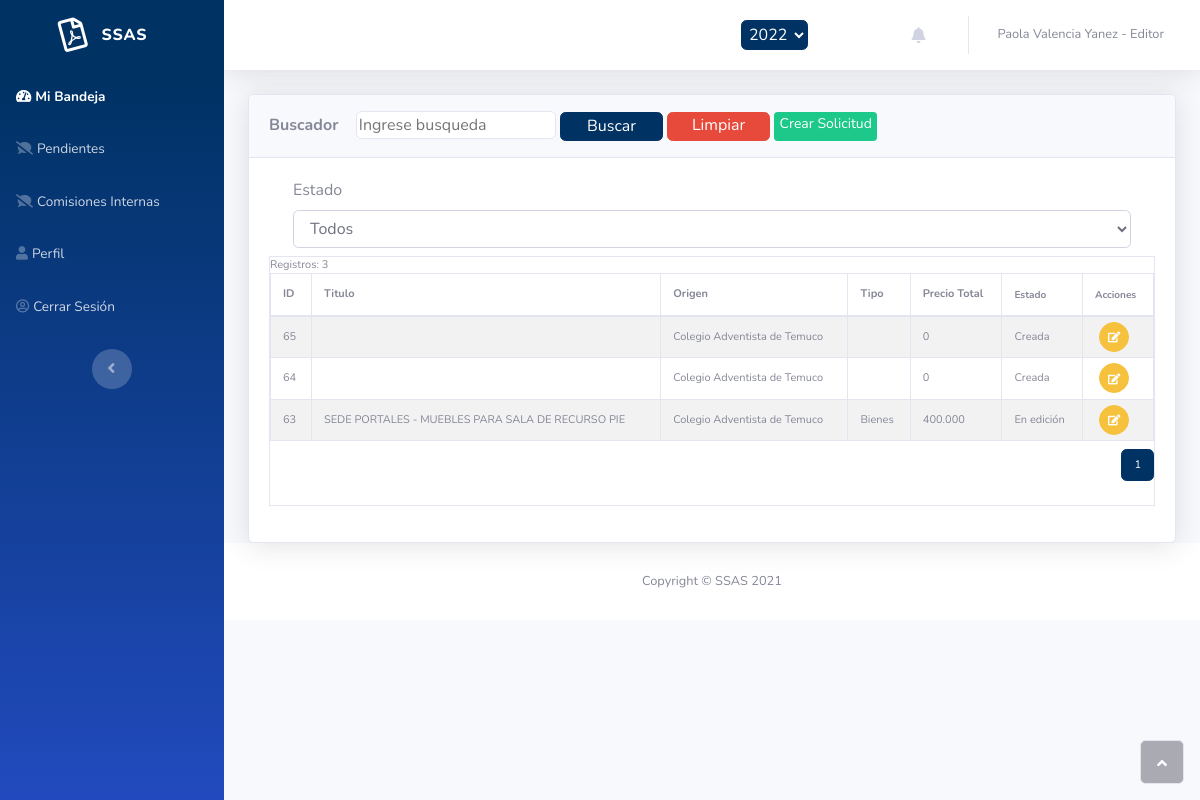
/Editor/inicio.php (signed in), run on the app's committed database.
### tables this page shows
CREATE TABLE `solicitudes` (
  `id` int(11) NOT NULL,
  `rut_creador` varchar(20) NOT NULL,
  `rbd_colegio` varchar(20) NOT NULL,
  `tipo` varchar(12) NOT NULL,
  `titulo` varchar(100) NOT NULL,
  `justificacion` varchar(500) NOT NULL,
  `precio_total` int(11) DEFAULT NULL,
  `id_estado_actual` int(11) NOT NULL,
  `fecha_hora` datetime NOT NULL DEFAULT CURRENT_TIMESTAMP,
  `voto_interno` varchar(20) DEFAULT NULL,
  `fecha_voto_interno` date DEFAULT NULL
);

CREATE TABLE `colegios` (
  `rbd` varchar(20) NOT NULL,
  `rut_fundacion` varchar(20) NOT NULL,
  `nombre` varchar(100) NOT NULL,
  `direccion` varchar(100) NOT NULL
);

CREATE TABLE `estados` (
  `id` int(11) NOT NULL,
  `nombre` varchar(50) NOT NULL
);

### Editor/inicio.php (the view, shortened to what this page needs)
<?php
if (!isset($_SESSION['user_rut'])){
    echo "<script>alert('No se detecta su sesión, por favor inicie sesión');</script>";
    header("Location: ../inicio_sesion.php");
}else{
    $schoolRbd=$_SESSION['rbd_colegio'];
    $userName=$_SESSION["name"];
    $connection=connection();
}
?>
<!DOCTYPE html>
<html>
<head>
    <link rel="stylesheet" href="../assets/bootstrap/css/bootstrap.min.css">
    <link rel="stylesheet" href="../assets/fonts/fontawesome-all.min.css">
    <link rel="stylesheet" type="text/css" href="../assets/alertifyjs/css/alertify.css">
    <link rel="stylesheet" type="text/css" href="../assets/alertifyjs/css/themes/default.css">
</head>
<body id="page-top">
    <div id="wrapper">
        <nav class="navbar navbar-dark align-items-start sidebar sidebar-dark accordion bg-gradient-primary p-0" style="background-color: rgb(0,50,100);">
            <div class="container-fluid d-flex flex-column p-0">
                <a class="navbar-brand d-flex justify-content-center align-items-center sidebar-brand m-0" href="#">
                    <div class="sidebar-brand-icon rotate-n-15"><i class="far fa-file-pdf"></i></div>
                    <div class="sidebar-brand-text mx-3"><span>SSAS</span></div>
                </a>
                <ul class="nav navbar-nav text-light" id="accordionSidebar">
                    <li class="nav-item"><a class="nav-link active" href="inicio.php"><i class="fas fa-tachometer-alt"></i><span>Mi Bandeja</span></a></li>
                    <li class="nav-item"><a class="nav-link" href="solicitudes-pendientes.php"><i class="fas fa-comment-slash"></i><span>Pendientes</span></a></li>
                    <li class="nav-item"><a class="nav-link" href="comision-interna.php"><i class="fas fa-comment-slash"></i><span>Comisiones Internas</span></a></li>
                    <li class="nav-item"><a class="nav-link" href="perfil.php"><i class="fas fa-user"></i><span>Perfil</span></a></li>
                    <li class="nav-item"><a class="nav-link" href="../inicio_sesion.php"><i class="far fa-user-circle"></i><span>Cerrar Sesión</span></a></li>
                </ul>
                <div class="text-center d-none d-md-inline"><button class="btn rounded-circle border-0" id="sidebarToggle" type="button"></button></div>
            </div>
        </nav>
        <div class="d-flex flex-column" id="content-wrapper">
            <div id="content">
                <nav class="navbar navbar-light navbar-expand bg-white shadow mb-4 topbar static-top">
                    <div class="container-fluid"><button class="btn btn-link d-md-none rounded-circle mr-3" id="sidebarToggleTop" type="button"><i class="fas fa-bars"></i></button>
                        <div class="btn-group" style="height: 30px;font-size: 10px;padding: 0px;margin: 0px;">
                            <select class="btn btn-primary" name="yearFilter" id="yearFilter" type="button" style="padding: 3px;">
                                <option value="2022">2022</option>
                            </select>
                        </div>
                    <ul class="nav navbar-nav flex-nowrap ml-auto">
                        <li class="nav-item dropdown no-arrow mx-1">
                            <div class="nav-item dropdown no-arrow">
                                <a class="dropdown-toggle nav-link" data-toggle="dropdown" aria-expanded="false" href="#">
                                    <i class="fas fa-bell fa-fw"></i>
                                </a>
                            </div>
                        </li>
                        <li class="nav-item dropdown no-arrow">
                            <div class="nav-item dropdown no-arrow"><a class="dropdown-toggle nav-link" data-toggle="dropdown" aria-expanded="false" href="#"><span class="d-none d-lg-inline mr-2 text-gray-600 small"><?php echo $userName;?> - Editor</span></a>
                            </div>
                        </li>
                    </ul>
            </div>
            </nav>
            <div class="container-fluid" style="margin: 0px;">
                <div class="card shadow">
                    <form action="inicio.php" method="post">
                    <div class="card-header py-3"><strong>Buscador&nbsp; &nbsp;&nbsp;</strong><input class="border rounded" type="text" placeholder="Ingrese busqueda" name="busqueda" value="<?php if(isset($_REQUEST["busqueda"])){echo $_REQUEST["busqueda"]; }?>">
                    <input class="btn btn-primary" type="submit" style="margin: 0px;padding: 0px;height: 29px;width: 103px;" value="Buscar">
                    <a class="btn btn-danger" href="inicio.php" style="margin: 0px;padding: 0px;height: 29px;width: 103px;">Limpiar</a>
                    <a class="btn btn-success btn-sm" role="button" style="margin: 0px;padding: 0px;height: 29px;width: 103px;" id="btnStartRequest">Crear Solicitud</a>
                    </div>
                    </form>
                    <div class="card-body">
                        <div class="container">
                            <div class="row">
                                <div class="col">
                                    <label class="" for="">Estado</label><br>
                                    <select class="form-control" id="selectState">
                                        <option value="">Todos</option>
                                    </select>
                                </div>
                            </div>
                        </div>
                        <div class="table-responsive table-bordered table mt-2" id="dataTable" role="grid" aria-describedby="dataTable_info" style="font-size: 11px;height: auto;width: auto;">
                                        <table class="table table-striped table-bordered dataTable my-0" id="dataTable">
                                            <thead>
                                                <tr>
                                                    <th>ID</th>
                                                    <th>Titulo</th>
                                                    <th>Origen</th>
                                                    <th>Tipo</th>
                                                    <th>Precio Total</th>
                                                    <th style="font-size: 10px;">Estado</th>
                                                    <th style="font-size: 10px;">Acciones</th>
                                                </tr>
                                            </thead>
                                            <?php
                                                $sql1="SELECT solicitudes.id, solicitudes.titulo, solicitudes.tipo, solicitudes.precio_total, estados.nombre as estado_actual,
                                                colegios.nombre as nombre_colegio FROM solicitudes INNER JOIN colegios on colegios.rbd=solicitudes.rbd_colegio
                                                INNER JOIN estados on solicitudes.id_estado_actual=estados.id where solicitudes.rbd_colegio='$schoolRbd'";
                                                if (!isset($_REQUEST['estado']) && !isset($_REQUEST['busqueda'])){
                                                    $what_search='';
                                                    $sql1=$sql1;
                                                }
                                                $sql1=$sql1." ORDER BY solicitudes.id DESC ";
                                                $result1 = mysqli_query($connection,$sql1);
                                                $num_rows_sql1=mysqli_num_rows($result1);
                                                echo "<br>";
                                                $regs_per_page= 15 ;
                                                if(empty($_GET['pagina'])){
                                                    $pagina=1;
                                                }else{
                                                    $pagina=$_GET['pagina'];
                                                }
                                                $from=($pagina-1) * $regs_per_page;
                                                $total_pages = ceil($num_rows_sql1/$regs_per_page);
                                                $sql2=$sql1." LIMIT $from,$regs_per_page";
                                                $result2 = mysqli_query($connection,$sql2);
                                                $num_rows_sql2= mysqli_num_rows($result2);
                                                if($num_rows_sql2>0){
                                                    while ($row=mysqli_fetch_array($result2)){
                                                        ?>
                                                        <tr>
                                                            <td><?php echo $row["id"];?></td>
                                                            <td><?php echo $row["titulo"];?></td>
                                                            <td><?php echo $row["nombre_colegio"];?></td>
                                                            <td><?php echo $row["tipo"];?></td>
                                                            <td><?php echo number_format($row["precio_total"],0,',','.')?></td>
                                                            <td><?php echo $row["estado_actual"];?></td>
                                                            <td><a class="btn btn-warning btn-circle ml-1" role="button" style="font-size: 11px;width: 30px;height: 30px;margin: -8px;" href="solicitud.php?numero=<?php echo $row["id"];?>"><i class="fas fa-edit text-white"></i></a></td>
                                                        </tr>
                                                <?php
                                                    }
                                                }
                                                ?>
                                        </table>
                                        <?php
                                        if ($num_rows_sql1!=0){
                                        ?>
                                        <nav class="d-lg-flex justify-content-lg-end dataTables_paginate paging_simple_numbers my-2">
                                            <ul class="pagination">
                                               <?php
                                                    for($i=1; $i<=$total_pages; $i++){
                                                        if($i==$pagina){
                                                            echo '<li class="page-item active"><a class="page-link">'.$i.'</a></li>';
                                                        }else{
                                                            echo '<li class="page-item"><a class="page-link" href="?pagina='.$i.'&'.$what_search.'">'.$i.'</a></li>';
                                                        }
                                                    }
                                                ?>
                                            </ul>
                                        </nav>
                                        <?php
                                        }
                                        ?>
                                        </div>
                                </div>
            </div>
        </div>
        <footer class="bg-white sticky-footer">
            <div class="container my-auto">
                <div class="text-center my-auto copyright"><span>Copyright © SSAS 2021</span></div>
            </div>
        </footer>
    </div><a class="border rounded d-inline scroll-to-top" href="#page-top"><i class="fas fa-angle-up"></i></a></div>
</body>
</html>

### data on the page
solicitudes: id "65", rbd_colegio.nombre "Colegio Adventista de Temuco", precio_total "0", id_estado_actual.nombre "Creada"
solicitudes: id "64", rbd_colegio.nombre "Colegio Adventista de Temuco", precio_total "0", id_estado_actual.nombre "Creada"
solicitudes: id "63", titulo "SEDE PORTALES - MUEBLES PARA SALA DE RECURSO PIE", rbd_colegio.nombre "Colegio Adventista de Temuco", tipo "Bienes", precio_total "400.000", id_estado_actual.nombre "En edición"

### other printed values
$userName "Paola Valencia Yanez"
